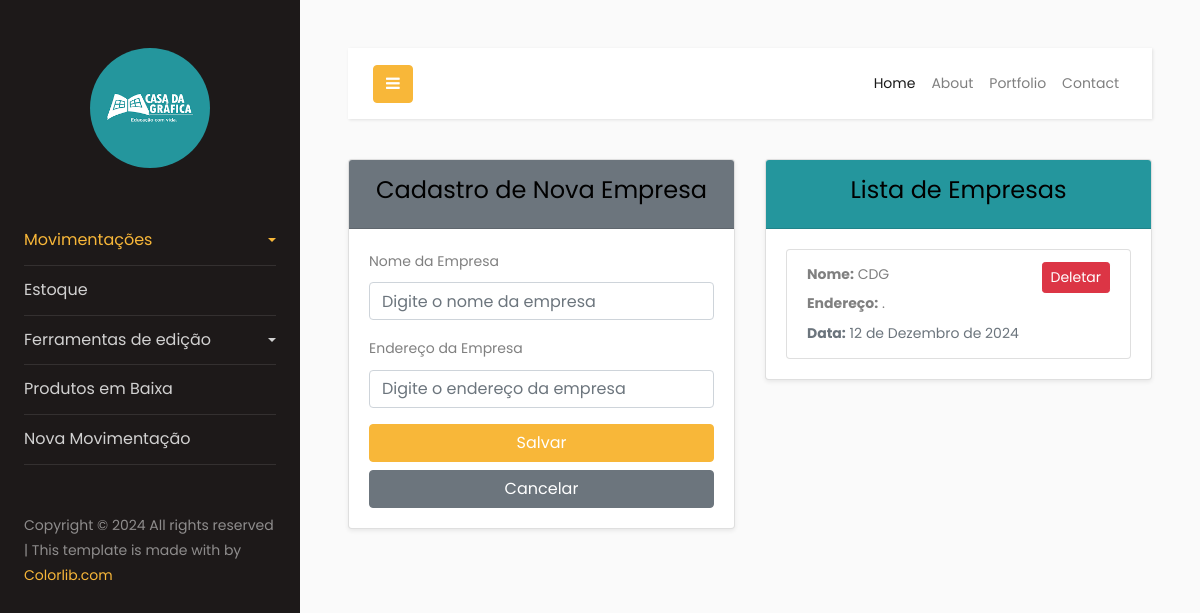
Screenshot of /empresa/ (signed in) with the database file from the repository.
### empresa/models.py (models this page shows, shortened)
class Empresa(models.Model):
    nome = models.CharField(max_length=255)
    endereco = models.TextField()
    data = models.DateField(auto_now_add=True)

### empresa/views.py (the view, shortened to what this page needs)
# urls.py: path('empresa/', EmpresaListView.as_view(), name='empresa-list'),
class EmpresaListView(LoginRequiredMixin, ListView):
    model = Empresa
    template_name = 'empresa_list.html'
    context_object_name = 'empresas'
    def get(self, request):
        empresas = Empresa.objects.all()  # Obtenha a lista de empresas
        return render(request, 'empresa_list.html', {'empresas': empresas})

### empresa/templates/empresa_list.html (shortened to what this page needs)
<!DOCTYPE html>
<html lang="pt-br">
  {% include 'components/header/header.html' %}
  <body>
      <div class="row gy-4">
        <div class="col-12 col-md-6 mb-3">
          <div class="card shadow-sm">
            <div class="card-header text-center bg-secondary text-white">
              <h4>Cadastro de Nova Empresa</h4>
            </div>
            <div class="card-body">
              <form method="post">
                <div class="mb-3">
                  <label for="nome" class="form-label">Nome da Empresa</label>
                  <input type="text" name="empresa" id="empresa" class="form-control" placeholder="Digite o nome da empresa" required>
                </div>
                <div class="mb-3">
                  <label for="endereco" class="form-label">Endereço da Empresa</label>
                  <input type="text" name="endereco" id="endereco" class="form-control" placeholder="Digite o endereço da empresa" required>
                </div>
                <button type="submit" class="btn btn-primary w-100">Salvar</button>
                <a href="{% url 'empresa-list' %}" class="btn btn-secondary w-100 mt-2">Cancelar</a>
              </form>
            </div>
          </div>
        </div>
        <div class="col-12 col-md-6 mb-3">
          <div class="card shadow-sm">
            <div class="card-header text-center text-white" style="background-color: #24969d;">
              <h4>Lista de Empresas</h4>
            </div>
            <div class="card-body">
              <ul class="list-group">
                {% for empresa in empresas %}
                  <li class="list-group-item d-flex flex-column flex-md-row justify-content-between align-items-start gap-3">
                    <div class="flex-grow-1">
                      <p class="mb-1"><strong>Nome:</strong> {{ empresa.nome }}</p>
                      <p class="mb-1"><strong>Endereço:</strong> {{ empresa.endereco }}</p>
                      <p class="mb-0 text-muted"><strong>Data:</strong> {{ empresa.data }}</p>
                    </div>
                    <div class="text-nowrap">
                      <a href="{% url 'empresa-delete' empresa.pk %}" class="btn btn-danger btn-sm">Deletar</a>
                    </div>
                  </li>
                {% empty %}
                  <li class="list-group-item text-center text-muted">
                    Nenhuma empresa cadastrada.
                  </li>
                {% endfor %}
              </ul>
            </div>
          </div>
        </div>
      </div>
  </body>
  {% include 'components/footer/footer.html' %}
</html>

### rows the page displays
Empresa: nome "CDG", endereco ".", data "12 de Dezembro de 2024"
